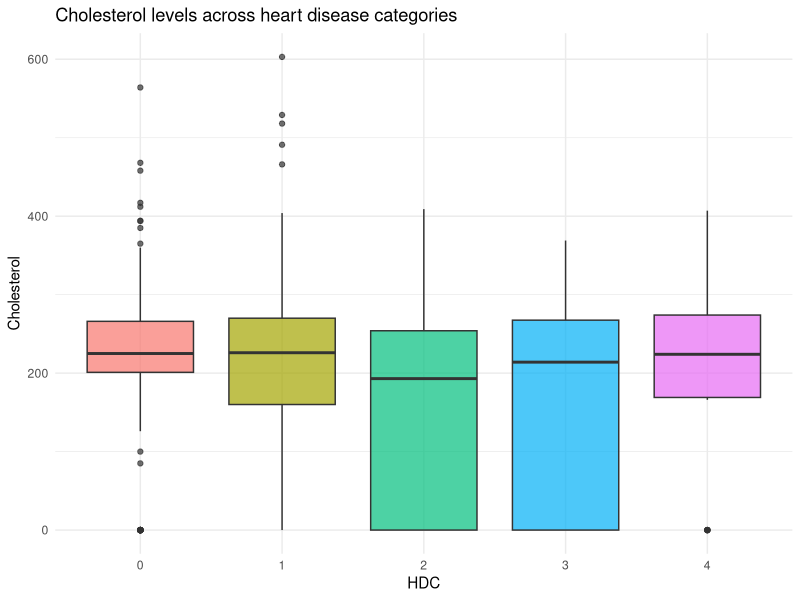
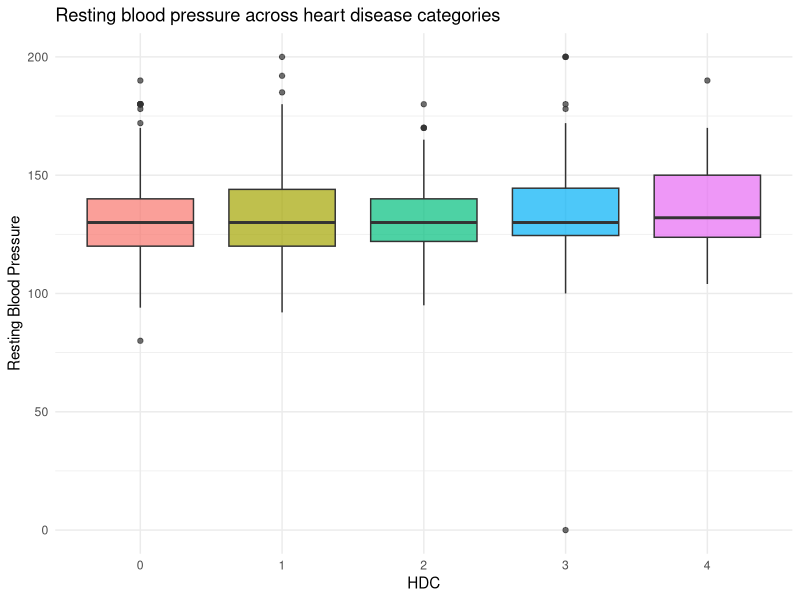
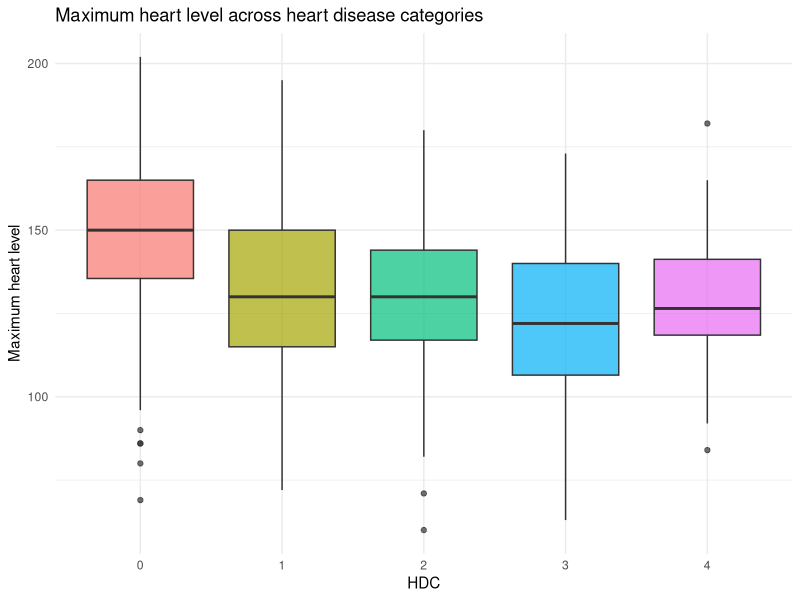
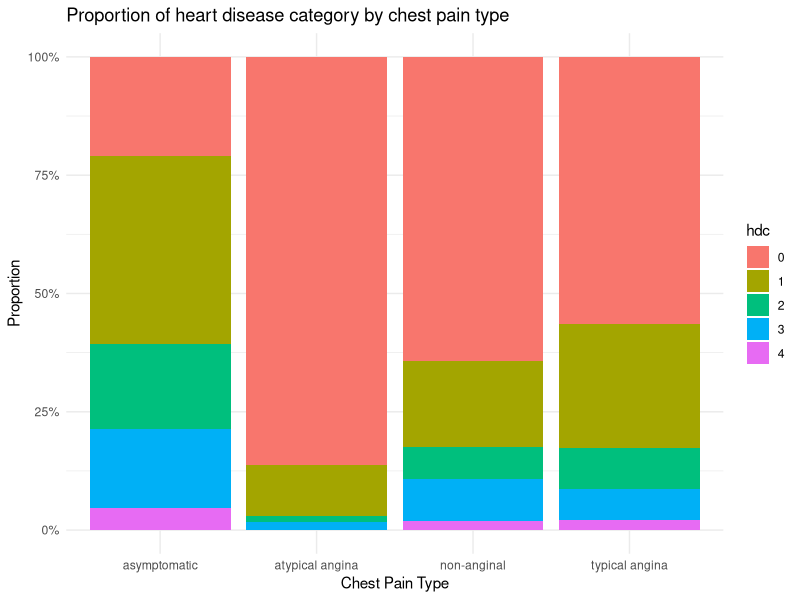
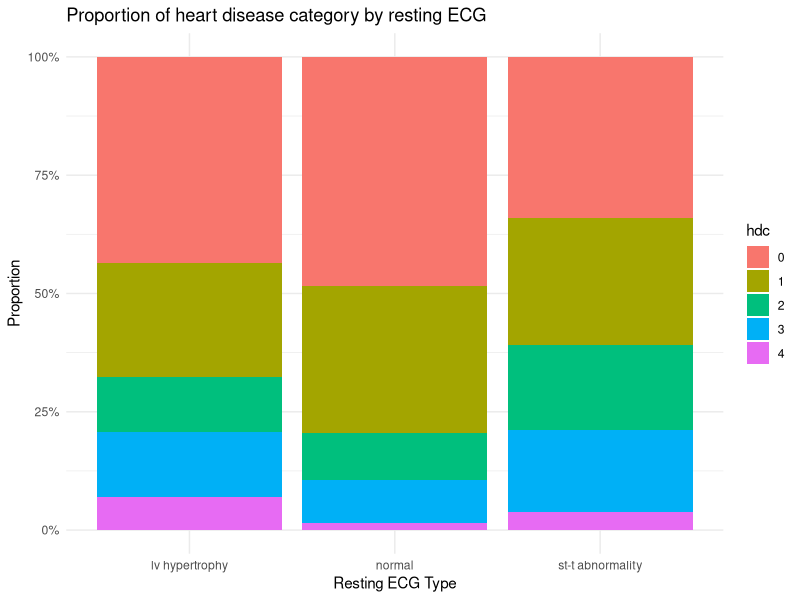
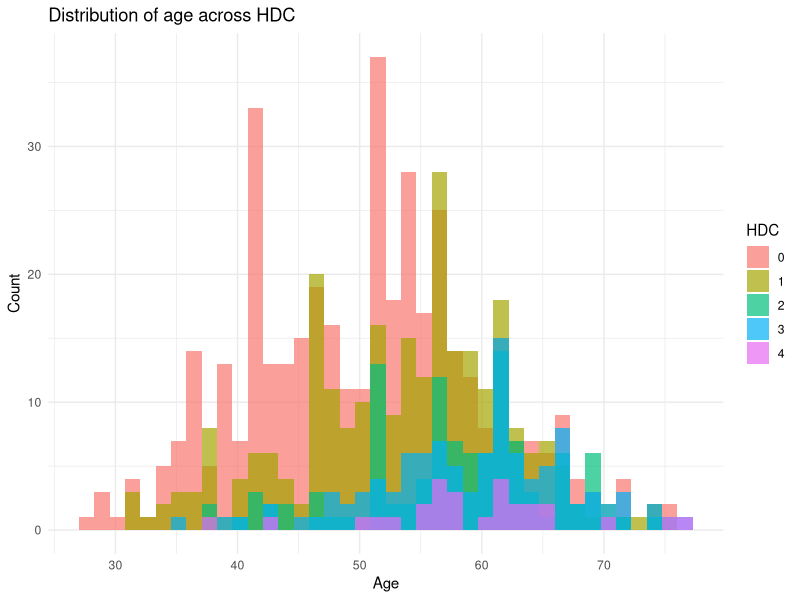
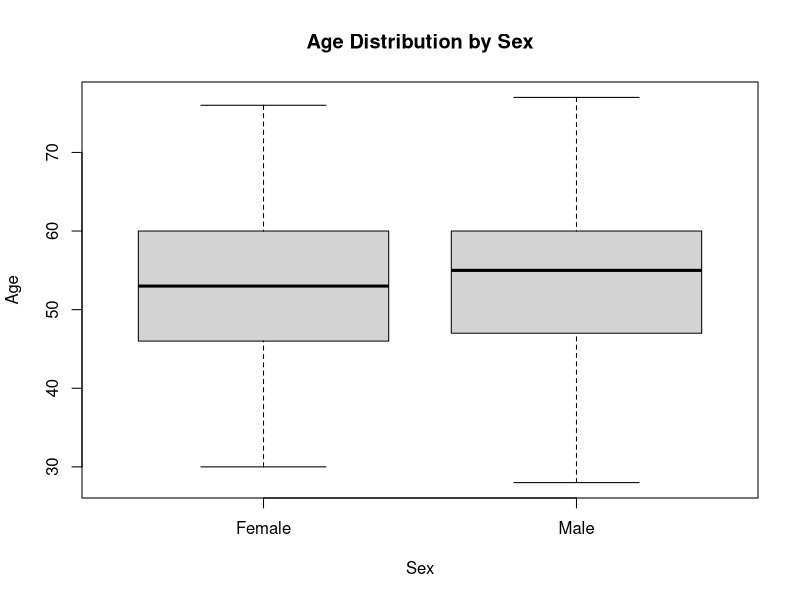

Reproduce these figures in R, in order.
## ---- chunk 1

heartData <- read.csv("heart.csv")

# Convert to character before imputation
heartData$place   <- as.character(heartData[["place"]])
heartData$cp      <- as.character(heartData[["cp"]])
heartData$restecg <- as.character(heartData[["restecg"]])

# Convert target to factor
heartData$hdc     <- as.factor(heartData[["hdc"]])

# Convert sex, fbs, exang to numeric 0/1
heartData$sex   <- ifelse(heartData[["sex"]] == "Male", 1, 0)
heartData$fbs   <- ifelse(heartData$fbs, 1, 0)
heartData$exang <- ifelse(heartData$exang, 1, 0)

# Numeric imputation (includes fbs and exang!)
heartData$trestbps[is.na(heartData$trestbps)] <- median(heartData$trestbps, na.rm = TRUE)
heartData$chol[is.na(heartData$chol)] <- median(heartData$chol, na.rm = TRUE)
heartData$thalch[is.na(heartData$thalch)] <- median(heartData$thalch, na.rm = TRUE)
heartData$oldpeak[is.na(heartData$oldpeak)] <- median(heartData$oldpeak, na.rm = TRUE)

# Impute missing fbs and exang numerically
heartData$fbs[is.na(heartData$fbs)]     <- median(heartData$fbs, na.rm = TRUE)
heartData$exang[is.na(heartData$exang)] <- median(heartData$exang, na.rm = TRUE)

# Remove high-missing columns
heartData$ca    <- NULL
heartData$thal  <- NULL
heartData$slope <- NULL

# Mode imputation for character variables
mostCommon_place <- names(sort(table(heartData$place), decreasing = TRUE))[1]
heartData$place[is.na(heartData$place)] <- mostCommon_place

mostCommon_cp <- names(sort(table(heartData$cp), decreasing = TRUE))[1]
heartData$cp[is.na(heartData$cp)] <- mostCommon_cp

mostCommon_restecg <- names(sort(table(heartData$restecg), decreasing = TRUE))[1]
heartData$restecg[is.na(heartData$restecg)] <- mostCommon_restecg

# Convert cleaned categories to factors
heartData$place   <- as.factor(heartData$place)
heartData$cp      <- as.factor(heartData$cp)
heartData$restecg <- as.factor(heartData$restecg)

# Final check
colSums(is.na(heartData))
head(heartData)


## ---- chunk 2

library(ggplot2)
ggplot(heartData, aes(x = factor(hdc), y = chol, fill = factor(hdc))) +
  geom_boxplot(alpha = 0.7) +
  labs(x = "HDC", y = "Cholesterol",
       title = "Cholesterol levels across heart disease categories") +
  theme_minimal() +
  theme(legend.position = "none")
## ---- chunk 3
ggplot(heartData, aes(x = factor(hdc), y = trestbps, fill = factor(hdc))) +
  geom_boxplot(alpha = 0.7) +
  labs(x = "HDC", y = "Resting Blood Pressure",
       title = "Resting blood pressure across heart disease categories") +
  theme_minimal() +
  theme(legend.position = "none")

## ---- chunk 4
ggplot(heartData, aes(x = factor(hdc), y = thalch, fill = factor(hdc))) +
  geom_boxplot(alpha = 0.7) +
  labs(x = "HDC", y = "Maximum heart level",
       title = "Maximum heart level across heart disease categories") +
  theme_minimal() +
  theme(legend.position = "none")
## ---- chunk 5
ggplot(heartData, aes(x = cp, fill = factor(hdc))) +
  geom_bar(position = "fill") +
  labs(x = "Chest Pain Type",
       y = "Proportion",
       title = "Proportion of heart disease category by chest pain type",
       fill = "hdc") +
  scale_y_continuous(labels = scales::percent) +
  theme_minimal()
## ---- chunk 6
ggplot(heartData, aes(x = restecg, fill = factor(hdc))) +
  geom_bar(position = "fill") +
  labs(x = "Resting ECG Type",
       y = "Proportion",
       title = "Proportion of heart disease category by resting ECG",
       fill = "hdc") +
  scale_y_continuous(labels = scales::percent) +
  theme_minimal()
## ---- chunk 7
ggplot(heartData, aes(x = age, fill = factor(hdc))) +
  geom_histogram(alpha = 0.7, position = "identity", bins = 40) +
  labs(
    x = "Age",
    y = "Count",
    fill = "HDC",
    title = "Distribution of age across HDC"
  ) +
  theme_minimal()

## ---- chunk 8

boxplot(age ~ sex, data = heartData,
        names = c("Female", "Male"),
        main = "Age Distribution by Sex",
        xlab = "Sex",
        ylab = "Age")

t.test(age ~ sex, data = heartData)


## ---- chunk 9

library(nnet)
multinomial_regression <- multinom(
  hdc ~ age + sex + place +chol + cp + trestbps
  +fbs + restecg + thalch + exang + oldpeak,
  data = heartData
)

summary(multinomial_regression)

## ---- chunk 10
students <- data.frame(
  name = c("Boyan Aleksandrov", "Maria Nishtelkova", "John Doe"),
  date = as.Date(c("11-12-2005", "14-12-2005", "09-07-2005"), format = "%d-%m-%Y")
)

distance <- as.Date("21-08-2020", format="%d-%m-%Y")

students$days_to_distance <- sapply(students$date, function(studentsData) {
  studentsData <- format(studentsData, "%d-%m-%Y")
  students_split <- unlist(strsplit(studentsData, "-"))
  birth <- as.Date(
    paste(students_split[1], students_split[2], "2020", sep = "-"),
    format = "%d-%m-%Y"
  )
  abs(as.numeric(birth - distance))
})

closest_student <- which.min(students$days_to_distance)
chosen <- students[closest_student,]

cat("Selected:", chosen$name, "\n")

seed_val <- as.numeric(format(chosen$date, "%d%m%Y"))
set.seed(seed_val)

cat("Seed is:", seed_val, "\n")

cv_methods <- c(
  "Vanilla validation set",
  "K-Fold (K = 5)",
  "K-Fold (K = 10)",
  "Stratified"
)

CV_choice <- sample(cv_methods, 1)
cat("CV Method:", CV_choice, "\n")
set.seed(seed_val) 
CV_choice <- sample(cv_methods, 1)

# Unlock randomness for the actual data splitting
set.seed(NULL)
# Define n ONCE for all CV choices
n <- nrow(heartData)


if (CV_choice == "Vanilla validation set") {
  
  
  trainIndices <- sample(seq_len(n), size = round(0.7 * n))
  
  train_set <- heartData[trainIndices, ]
  test_set  <- heartData[-trainIndices, ]
  

  train_set$hdc <- factor(train_set$hdc)
  test_set$hdc  <- factor(test_set$hdc)
  
  multinom_cv <- multinom(
    hdc ~ age + sex + place + chol + cp + trestbps +
      fbs + restecg + thalch + exang + oldpeak,
    data = train_set,
    trace = FALSE
  )
  
  pred <- predict(multinom_cv, test_set)
  
  accuracy <- mean(pred == test_set$hdc)
  err <- 1 - accuracy
  
  cat("Accuracy:", round(accuracy, 3), " Error rate:", round(err, 3), "\n")
}

if(CV_choice == "Stratified"){


n <- nrow(heartData)
# Use the base R split for stratification:
split_prop <- 0.7
train_idx <- unlist(
  lapply(split(seq_len(n), heartData$hdc), function(idx) {
    sample(idx, size = round(length(idx) * split_prop))
  })
)
train_set <- heartData[train_idx, ]
test_set  <- heartData[-train_idx, ]
train_set$hdc <- factor(train_set$hdc, levels = levels(heartData$hdc))
test_set$hdc  <- factor(test_set$hdc, levels = levels(heartData$hdc))

  multinom_regression <- multinom(
    hdc ~ age + sex + place + chol + cp + trestbps +
      fbs + restecg + thalch + exang + oldpeak,
    data = train_set,
    trace = FALSE
  )
pred <- predict(multinomial_regression, test_set)
acc_strat <- mean(pred == test_set$hdc)
err_strat <- 1 - acc_strat
cat("Stratified validation Accuracy:", round(acc_strat, 3), "Error rate:", round(err_strat, 3), "\n")
}
if (CV_choice == "K-Fold (K = 5)") {
  
  K <- 5
  fold_ids <- sample(rep(1:K, length.out = n))
  kfold_preds <- vector("character", n)
  
  for (k in 1:K) {
    
    train_set <- heartData[fold_ids != k, ]
    test_set  <- heartData[fold_ids == k, ]
    
    train_set$hdc <- factor(train_set$hdc)
    test_set$hdc  <- factor(test_set$hdc)
    
    multinom_cv <- multinom(
      hdc ~ age + sex + place + chol + cp + trestbps +
        fbs + restecg + thalch + exang + oldpeak,
      data = train_set,
      trace = FALSE
    )
    
    kfold_preds[fold_ids == k] <- predict(multinom_cv, test_set)
  }
  
  acc_kfold5 <- mean(kfold_preds == heartData$hdc)
  err_kfold5 <- 1 - acc_kfold5
  
  cat("Accuracy:", round(acc_kfold5, 3), " Error:", round(err_kfold5, 3), "\n")
}


if (CV_choice == "K-Fold (K = 10)") {
  
  K <- 10
  fold_ids <- sample(rep(1:K, length.out = n))
  kfold_preds <- vector("character", n)
  
  for (k in 1:K) {
    
    train_set <- heartData[fold_ids != k, ]
    test_set  <- heartData[fold_ids == k, ]
    
    train_set$hdc <- factor(train_set$hdc)
    test_set$hdc  <- factor(test_set$hdc)
    
    multinom_cv <- multinom(
      hdc ~ age + sex + place + chol + cp + trestbps +
        fbs + restecg + thalch + exang + oldpeak,
      data = train_set,
      trace = FALSE
    )
    
    kfold_preds[fold_ids == k] <- predict(multinom_cv, test_set)
  }
  
  acc_kfold10 <- mean(kfold_preds == heartData$hdc)
  err_kfold10 <- 1 - acc_kfold10
  
  cat("Accuracy:", round(acc_kfold10, 3), " Error:", round(err_kfold10, 3), "\n")
}

